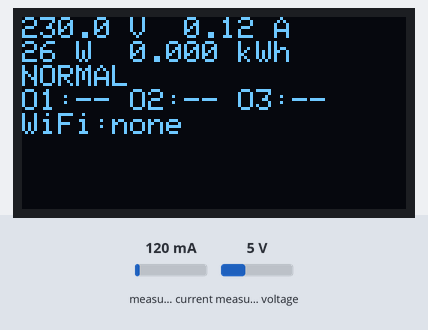
Recording of a sketch running on a simulated ESP32. On the bench: 128×64 one-colour display. The inputs (shaded band) are chosen by the test bench; at power-on: measured current 120 mA, measured voltage 5 V. WiFi joins after 1.5 s; servers stay silent unless stated.

Above: at 1.3 s.
1.4 s: measured current set to 40 mA
At 2.7 s:
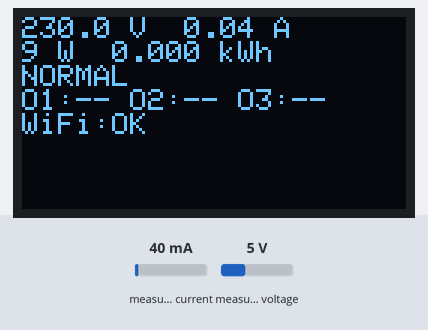
3.0 s: measured voltage set to 0.3 V
At 3.9 s:
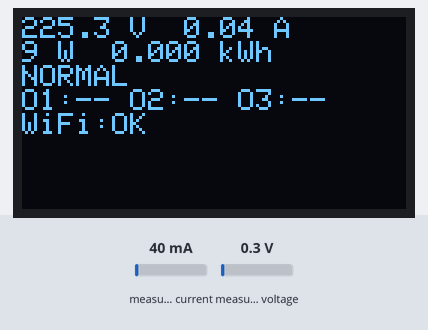
4.5 s: measured current set to 500 mA
At 5.2 s:
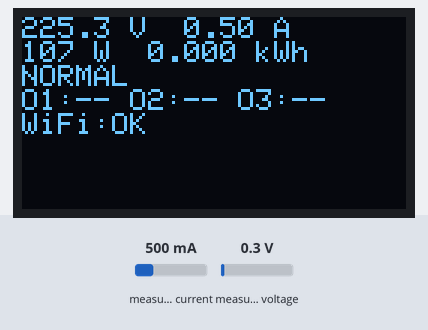
6.3 s: measured voltage set to 3.8 V
At 7.6 s:
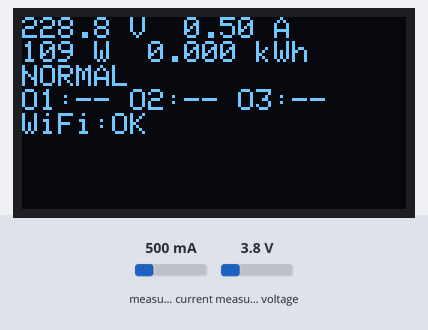
Timing chart, 0 to 9.3 s (numbered marks = the images above; inputs shaded):
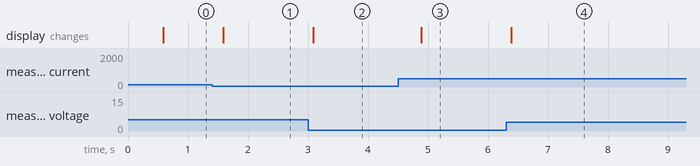

The sketch:

firmware.ino
```cpp
// ESP32 firmware: protection + sequential power-on + Firebase RTDB sync.
// Libraries: Firebase ESP Client (mobizt), PZEM004Tv30 (mandulaj), Adafruit SSD1306 + GFX.
#include <WiFi.h>
#include <Wire.h>
#include <Adafruit_GFX.h>
#include <Adafruit_SSD1306.h>
#include <PZEM004Tv30.h>
#include <Firebase_ESP_Client.h>
#include <addons/TokenHelper.h>
#include "secrets.h"

const uint8_t SSR_PIN[3] = {26, 27, 25};     // Outlet 1..3 (active HIGH)
const uint32_t STABLE_MS = 5000;             // supply must be normal this long before sequencing
PZEM004Tv30 pzem(Serial2, 16, 17);           // RX2=16, TX2=17
Adafruit_SSD1306 oled(128, 64, &Wire, -1);
FirebaseData fbdo; FirebaseAuth fbAuth; FirebaseConfig fbCfg;

struct { bool en[3] = {false,false,false}; bool autoMode = true;
         uint16_t delaySec[3] = {3,5,10}; float ovp = 250, uvp = 200, ocp = 16; } ctl;

float V, I, P, E, F, PF;
String cond = "NORMAL", prevCond = "NORMAL";
bool relayOn[3] = {false,false,false};
uint32_t okSince = 0, tRead = 0, tSync = 0, tHist = 0;

void logEvent(const String &msg, bool fault = false) {
  if (!Firebase.ready()) return;
  FirebaseJson j; j.set("msg", msg); j.set("fault", fault); j.set("ts/.sv", "timestamp");
  Firebase.RTDB.pushJSON(&fbdo, "/device/logs", &j);
}

void readSensors() {
  V = pzem.voltage(); I = pzem.current(); P = pzem.power();
  E = pzem.energy();  F = pzem.frequency(); PF = pzem.pf();
  if (isnan(V)) V = 0; if (isnan(I)) I = 0; if (isnan(P)) P = 0;
  if (isnan(E)) E = 0; if (isnan(F)) F = 0; if (isnan(PF)) PF = 0;
}

void protectAndSequence() {
  if (V < 50) cond = "INTERRUPTION";
  else if (V > ctl.ovp) cond = "OVERVOLTAGE";
  else if (V < ctl.uvp) cond = "UNDERVOLTAGE";
  else if (I > ctl.ocp) cond = "OVERLOAD";
  else cond = "NORMAL";

  if (cond != "NORMAL") okSince = 0;
  else if (okSince == 0) okSince = millis();
  uint32_t el = okSince ? millis() - okSince : 0;
  bool supplyOk = okSince && el >= STABLE_MS;
  uint32_t seqSec = supplyOk ? (el - STABLE_MS) / 1000 : 0;

  if (cond != prevCond) {
    logEvent(cond == "NORMAL" ? "Supply normal. Sequential restoration starting." : "Fault detected: " + cond + ". Outlets disconnected.", cond != "NORMAL");
    prevCond = cond;
  }
  for (int k = 0; k < 3; k++) {
    bool want = ctl.en[k] && supplyOk && (!ctl.autoMode || seqSec >= ctl.delaySec[k]);
    if (want != relayOn[k]) {
      relayOn[k] = want; digitalWrite(SSR_PIN[k], want);
      logEvent("Outlet " + String(k + 1) + (want ? " ON" : " OFF"));
    }
  }
}

int waitSec(int k) {
  if (!ctl.en[k] || relayOn[k] || cond != "NORMAL" || !okSince) return 0;
  long left = (long)(STABLE_MS / 1000 + (ctl.autoMode ? ctl.delaySec[k] : 0)) - (long)((millis() - okSince) / 1000);
  return left > 0 ? left : 0;
}

void readControl() {
  if (!Firebase.RTDB.getJSON(&fbdo, "/device/control")) return;
  FirebaseJson &j = fbdo.jsonObject(); FirebaseJsonData d;
  if (j.get(d, "mode")) ctl.autoMode = d.to<String>() != "manual";
  for (int k = 0; k < 3; k++) {
    if (j.get(d, "outlets/o" + String(k + 1))) ctl.en[k] = d.to<bool>();
    if (j.get(d, "delays/d" + String(k + 1)))  ctl.delaySec[k] = d.to<int>();
  }
  if (j.get(d, "thresholds/ovp")) ctl.ovp = d.to<float>();
  if (j.get(d, "thresholds/uvp")) ctl.uvp = d.to<float>();
  if (j.get(d, "thresholds/ocp")) ctl.ocp = d.to<float>();
}

void writeStatus() {
  FirebaseJson s;
  s.set("v", V); s.set("i", I); s.set("p", P); s.set("e", E); s.set("f", F); s.set("pf", PF);
  s.set("cond", cond); s.set("rssi", WiFi.RSSI()); s.set("lastSeen/.sv", "timestamp");
  for (int k = 0; k < 3; k++) {
    String n = "o" + String(k + 1);
    s.set(n + "/on", relayOn[k]); s.set(n + "/wait", waitSec(k));
  }
  Firebase.RTDB.setJSON(&fbdo, "/device/status", &s);
}

void writeHistory() {
  FirebaseJson h; h.set("v", V); h.set("i", I); h.set("p", P); h.set("e", E); h.set("ts/.sv", "timestamp");
  Firebase.RTDB.pushJSON(&fbdo, "/device/history", &h);
}

void drawOled() {
  oled.clearDisplay(); oled.setTextSize(1); oled.setTextColor(WHITE); oled.setCursor(0, 0);
  oled.printf("%.1f V  %.2f A\n%.0f W  %.3f kWh\n%s\n", V, I, P, E, cond.c_str());
  oled.printf("O1:%s O2:%s O3:%s\n", relayOn[0] ? "ON" : "--", relayOn[1] ? "ON" : "--", relayOn[2] ? "ON" : "--");
  oled.printf("WiFi:%s", WiFi.status() == WL_CONNECTED ? "OK" : "none");
  oled.display();
}

void setup() {
  for (int k = 0; k < 3; k++) { pinMode(SSR_PIN[k], OUTPUT); digitalWrite(SSR_PIN[k], LOW); }  // loads start OFF
  oled.begin(SSD1306_SWITCHCAPVCC, 0x3C);
  WiFi.begin(WIFI_SSID, WIFI_PASS);
  fbCfg.api_key = API_KEY; fbCfg.database_url = DATABASE_URL;
  fbAuth.user.email = USER_EMAIL; fbAuth.user.password = USER_PASSWORD;
  fbCfg.token_status_callback = tokenStatusCallback;
  Firebase.begin(&fbCfg, &fbAuth); Firebase.reconnectWiFi(true);
}

void loop() {
  uint32_t now = millis();
  if (now - tRead >= 500) { tRead = now; readSensors(); protectAndSequence(); drawOled(); }  // protection runs even offline
  if (Firebase.ready() && now - tSync >= 2000) { tSync = now; readControl(); writeStatus(); }
  if (Firebase.ready() && now - tHist >= 10000) { tHist = now; writeHistory(); }
}
```

secrets.example.h
```cpp
// Copy to secrets.h (git-ignored) and fill in the Wi-Fi and device password.
#define WIFI_SSID     "your-wifi"
#define WIFI_PASS     "your-wifi-password"
#define API_KEY       "AIzaSyBwTD0XoVb3ZkmJTLrhb_AlOGuOPXLltvU"
#define DATABASE_URL  "https://surge-guard-2c3db-default-rtdb.asia-southeast1.firebasedatabase.app"
#define USER_EMAIL    "device@surgeguard.com"
#define USER_PASSWORD "the-device-password-you-created"
```

Measured:
- after the input at 1.4 s, the display: changes after 0.19 s (image 1)
- after the input at 3.0 s, the display: changes after 0.09 s (image 2)
- after the input at 4.5 s, the display: changes after 0.39 s (image 3)
- after the input at 6.3 s, the display: changes after 0.09 s (image 4)
